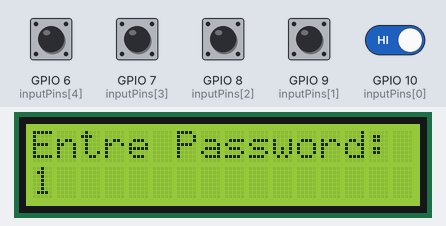
Simulated run of this program. Board: ESP32. Shown: 16×2 character LCD. Inputs (shaded band) come from the test bench; at power-on: GPIO 6 (inputPins[4]), GPIO 7 (inputPins[3]), GPIO 8 (inputPins[2]), GPIO 9 (inputPins[1]), GPIO 10 (inputPins[0]) HIGH. What the program prints to the serial monitor is not drawn.

Above: at 1.2 s.
1.3 s: GPIO 6 (inputPins[4]) pulled LOW for 0.15 s
At 1.8 s:
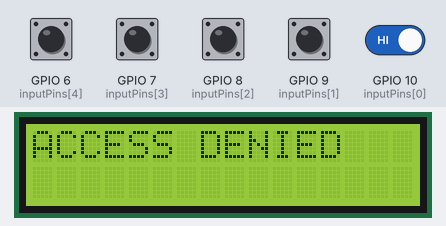
2.9 s: GPIO 6 (inputPins[4]) driven LOW and GPIO 10 (inputPins[0]) driven LOW
5.9 s: GPIO 8 (inputPins[2]) pulled LOW for 1 s
At 6.9 s:
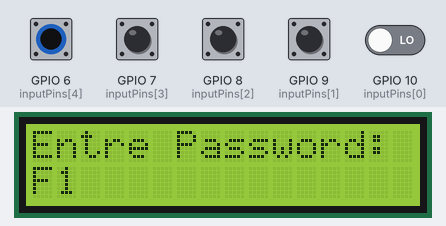
8.4 s: GPIO 9 (inputPins[1]) pulled LOW for 0.15 s
At 9.3 s:
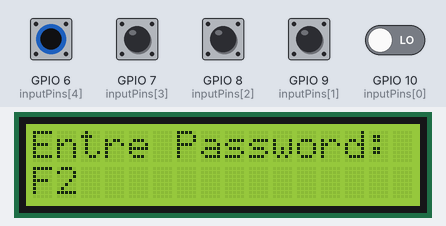
10.0 s: GPIO 8 (inputPins[2]) pulled LOW for 0.15 s
At 10.6 s:
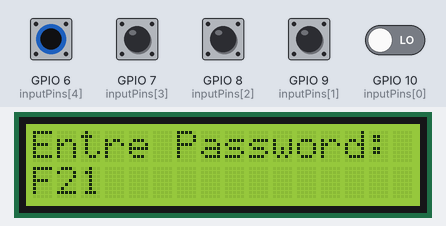
11.6 s: GPIO 9 (inputPins[1]) pulled LOW for 1 s
At 13.0 s:
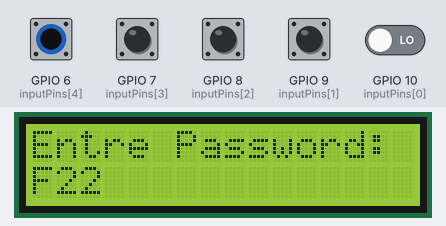
Timing chart, 0 to 14.6 s (numbered marks = the images above; inputs shaded):
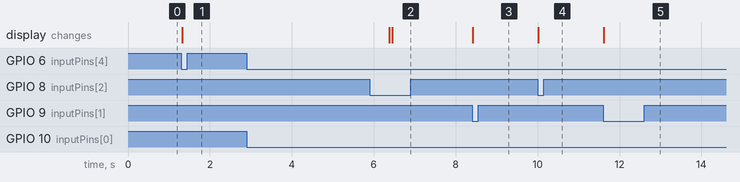

Measured:
- after the input at 1.3 s, the display: changes at once (image 1)
- after the input at 2.9 s, every drawn part: stays the same
- after the input at 8.4 s, the display: changes at once (image 3)
- after the input at 10.0 s, the display: changes at once (image 4)
- after the input at 11.6 s, the display: changes at once (image 5)

The program:

main.cpp
```cpp
#include <Arduino.h> // u need this in ur pio projects
#include <LiquidCrystal.h>

LiquidCrystal lcd(12, 11, 5, 4, 3, 2); // creating an lcd object.

// password logic
#define password_Length 6 // user input password length.
char master[password_Length] = "12345";
char userInput[password_Length]; // this variable holds the user input.

// lcd menu logic.
const int noOfChars = 16;
int i = 0; // the buttons are toggling i.
char charArray[noOfChars] = {'1', '2', '3', '4', '5', '6', '7', '8', '9', '0', 'A', 'B', 'C', 'D', 'E', 'F'};
char currentChar = charArray[i]; // variable points at the the first index in the char array.
int pressCount = 0;              // keeps track of the press on the select button.

// button logic.
const int noOfInputs = 5; // the no of buttons we are going to have.
const int inputPins[noOfInputs] = {10, 9, 8, 7, 6};
bool lastInputState[noOfInputs] = {HIGH, HIGH, HIGH, HIGH, HIGH}; // previous button state.However, it's worth noting that initializing the lastInputState array to LOW is a more common practice in software development,// as it's often easier to reason about the default state of a system or a program if you assume that inputs are initially low. This is particularly true for digital inputs, where low typically means "off" or "not activated".
bool inputState[noOfInputs];
bool inputFlags[noOfInputs] = {HIGH, HIGH, HIGH, HIGH, HIGH};
int lastDebounceTime[noOfInputs] = {0, 0, 0, 0, 0};
int debounceDelay = 10;

//foward declarations for pio vs (u dont need this from ur arduino ide)
void printScreen();
void stringCompare();
void clearData();
void inputAction(int input);
void resolveInputFlags();
void setInputFlags();

void setup()
{
  lcd.begin(16, 2);
  Serial.begin(9600);
  lcd.setCursor(0, 0);
  lcd.print("Entre Password: ");

  // setup the pins as inputs
  for (int j = 0; j < noOfInputs; j++)
  {
    pinMode(inputPins[j], INPUT_PULLUP);
  }
}

// main function.
void loop()
{
  lcd.setCursor(pressCount, 1);
  lcd.print(currentChar);
  setInputFlags();
  resolveInputFlags();
}


void setInputFlags() // debounce the buttons.
{
  for (int j = 0; j < noOfInputs; j++)
  {
    int reading = digitalRead(inputPins[j]); // captures the button has become high and hands over the result to the varable reading.
    if (reading != lastInputState[j])        // that is if a change is detected ie state change detection.
    {
      lastDebounceTime[j] = millis();
    }

    if ((millis() - lastDebounceTime[j]) > debounceDelay)
    { // that is if enough time has passed to ignore the bounces of the buttons
      if (reading != inputState[j])
      {
        inputState[j] = reading;
        if (inputState[j] == LOW)
        {
          inputFlags[j] = LOW;
        }
      }
    }
    lastInputState[j] = reading;
  }
}

void resolveInputFlags()
{
  for (int j = 0; j < noOfInputs; j++)
  {
    if (inputFlags[j] == LOW)
    {
      inputAction(j);
      inputFlags[j] = HIGH;
      printScreen();
    }
  }
}

void inputAction(int input)
{
  if (input == 0) // if left button is pressed R for right
  {
    if (i == 0)
    {
      i = noOfChars - 1;
    }
    else
    {
      i--;
    }
  }
  else if (input == 1) // if right button is pressed L for left
  {
    if (i == noOfChars - 1)
    {
      i = 0;
    }
    else
    {
      i++;
    }
  }
  else if (input == 2) // this is select  button S for stop
  {
    userInput[pressCount] = currentChar;
    pressCount++;
    lcd.setCursor(pressCount, 1);
    i = 0;
  }
  else if (input == 3) // this is the clear button C for clear
  {
    i = 0;
    clearData();
  }
  else if (input == 4) // this is entre button E for enter
  {

    userInput[pressCount] = currentChar;
    Serial.print(F("value of stringinput: "));
    Serial.println(userInput);
    stringCompare();
    i = 0;
  }
  else // this is for handling long press of buttons.
  {
    int longPressDelay = 1000;               // set the long press delay to 1 second
    unsigned long startPressTime = millis(); // get the current time

    // loop until the button is released or until the long press delay is reached.
    while (digitalRead(inputPins[input]) == LOW && (millis() - startPressTime) < longPressDelay)
    {
      // do nothing while waiting for the long press delay.
    }

    if ((millis() - startPressTime) >= longPressDelay)
    {
      // handle the long press event
      if (input == 0) // if left button is pressed R.
      {
        if (i == 0)
        {
          i = noOfChars - 1;
        }
        else
        {
          i--;
        }
      }
      else if (input == 1) // if right button is pressed L
      {
        if (i == noOfChars - 1)
        {
          i = 0;
        }
        else
        {
          i++;
        }
      }
      printScreen(); // update the LCD display after the long press event.
    }
  }
}

void clearData()
{
  while (pressCount != 0)
  {
    userInput[pressCount--] = 0;
  }

  setup();
}

void stringCompare()
{
  lcd.setCursor(0, 0); // you have to print things again coz its a new function.
  lcd.print("Entre password");
  lcd.setCursor(0, 1);
  lcd.print(userInput);
  // delay(10000);

  if (strcmp(userInput, master) == 0)
  {
    lcd.clear();
    lcd.setCursor(0, 0);
    lcd.print("ACCESS GRANTED");
    lcd.setCursor(0, 1);
    lcd.print("WELCOME");
    delay(5000);
    clearData();
  }
  else if (strcmp(userInput, master) != 0)
  {
    lcd.clear();
    lcd.setCursor(0, 0);
    lcd.print("ACCESS DENIED");
    delay(5000);
    clearData();
  }
}

void printScreen()
{
  Serial.print("value of stringinput: ");
  Serial.println(userInput);
  Serial.print("pressCount: ");
  Serial.println(pressCount);
  currentChar = charArray[i];
  Serial.println(currentChar);
  lcd.setCursor(pressCount, 1);
  lcd.print(currentChar);
}
```
